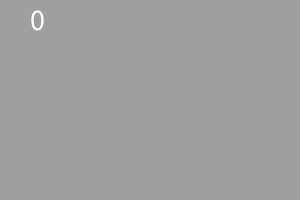
Frame 1 (no input)
Frame 60 (the mouse pressed at the canvas centre just before this capture): identical to frame 1, image omitted
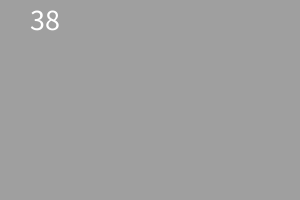
Frame 120 (the mouse held since frame 60 and released just before this capture)

The Processing sketch that drew these frames (run headless with seeded random() and noise(); from frame 60 on, the mouse is pressed at the canvas centre):

// Processing sketch: week14_2
// ── week14_2.pde
void setup()
{
  size(300,200);
  textSize(30);
}

int ans = 0;

void draw() // 畫圖 , 每秒60次 60fps
{ 
  background(#9f9f9f);
  //int ans = (int)random(60); 強制轉型casting
  text( ans , 30 , 30 ); //會跳太快
}

void mousePressed()
{ // mouse按下去 . 才做亂數
  ans = (int)random(60);
}
